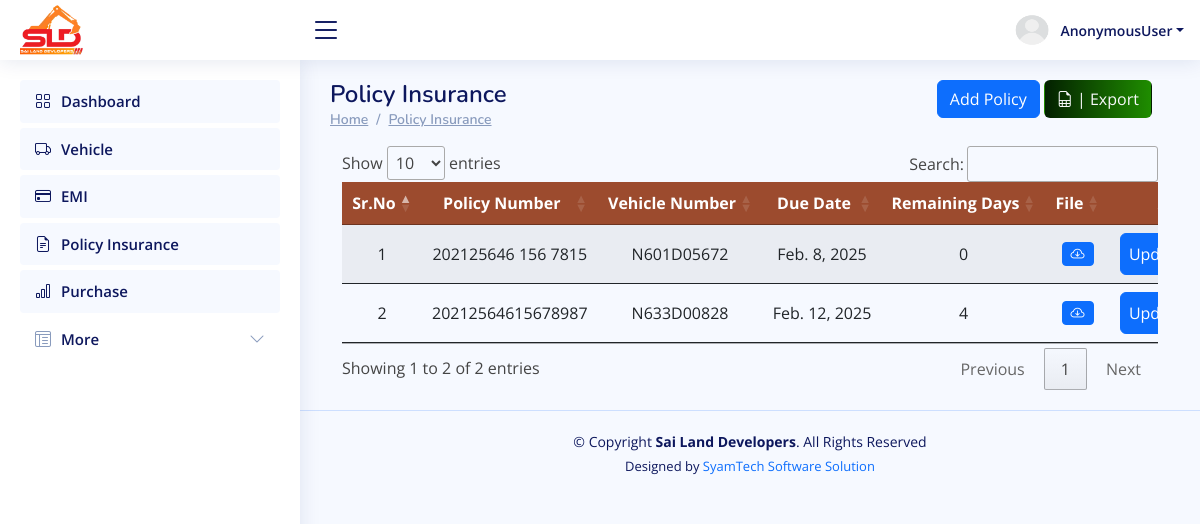
The page /finance/policy_list/ on the database as committed earlier.
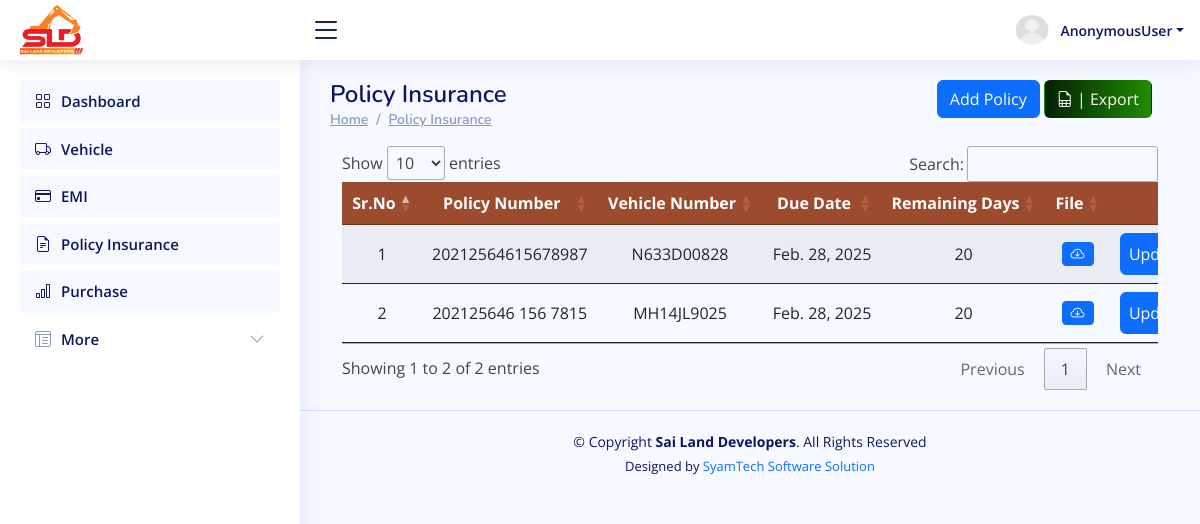
The same page on the database as committed later.
### ERP_Admin/models.py (models this page shows, shortened)
class Policy(models.Model):
    policy_number=models.CharField(max_length=50)
    insurance_company = models.ForeignKey(Insurance_Bank, on_delete=models.CASCADE, related_name='Insurance',null=True, blank=True)
    vehicle = models.ForeignKey(Vehicle, on_delete=models.CASCADE, related_name='policies')
    policy_file = models.FileField(upload_to='policies/' )
    due_date = models.DateField()
    premium_amount=models.BigIntegerField(null=True, blank=True)

class Vehicle(models.Model):
    owner_name = models.CharField(max_length=50,null=True,blank=True)
    model_name = models.ForeignKey(VehicleModel, related_name='vehicle_model_name', null=True, blank=True, on_delete=models.CASCADE)
    vehicle_number = models.CharField(max_length=50, unique=True)
    status=models.CharField(max_length=50, default='active', choices=VEHICLE_STATUS)
    def __str__(self):
        return f"{self.model_name.model_name} ({self.vehicle_number[:-5]} {self.vehicle_number[-4:]})"

### ERP_Finance/views.py (the view)
# urls.py: path('policy_list/', views.policy_list, name='finance_policy_list'),
def policy_list(request):
    policies = Policy.objects.select_related('vehicle').order_by('due_date')
    policy_data = []
    for policy in policies:
        remaining_days = (policy.due_date - date.today()).days
        policy_data.append({
            'policy': policy,
            'remaining_days': remaining_days,
        })
    form = PolicyForm()
    return render(request, 'finance_policy_list.html', {
        'form': form,
        'policies': policy_data,  # Pass the enriched data
    })

### ERP_Finance/forms.py (shortened to what this page needs)
class PolicyForm(forms.ModelForm):
    class Meta:
        model = Policy
        fields = ['policy_number', 'vehicle', 'policy_file', 'due_date', 'insurance_company','premium_amount']
        widgets = {
            'due_date': forms.DateInput(attrs={'type': 'date'}),
        }

### ERP_Admin/models.py (called while the page is built)
    def __str__(self):
        return self.bank_name

### ERP_Finance/templates/finance_policy_list.html (shortened to what this page needs)
{% extends "finance_base.html" %}
{% load crispy_forms_tags %}
{% block content %}
<main id="main" class="main">
    <div class="row">
        <div class="col-sm-6">
            <div class="pagetitle">
                <h1>Policy Insurance</h1>
                <nav>
                <ol class="breadcrumb">
                    <li class="breadcrumb-item"><a href="#">Home</a></li>
                    <li class="breadcrumb-item"><a href="#">Policy Insurance</a></li>
                </ol>
                </nav>
            </div>
        </div>
        <div class="col-sm-6">
            <div class="container" style="max-width:97%;">
                <div class="text-lg-end text-start">
                    <a href="#" class="btn btn-primary" data-toggle="modal" data-target="#model_create_policy"> Add Policy </a>
                    <a href="{% url "export_policy_data" %}" class="btn text-light"  style="background: linear-gradient(90deg, rgb(3, 32, 0) 0%,   rgb(31, 141, 0) 100%);"><i class="bi bi-file-earmark-spreadsheet"></i> | Export</a>
                </div>
            </div>
        </div>
    </div>
    <div class="container">
      <table id="policy_table" class="table table-striped" style="overflow: scroll; width: 100%; min-width: max-content" >
        <thead>
          <tr style="background: #9c4b2e">
            <th scope="col" class="text-center text-white">Sr.No</th>
            <th scope="col" class="text-center text-white">Policy Number</th>
            <th scope="col" class="text-center text-white">Vehicle Number</th>
            <th scope="col" class="text-center text-white">Due Date</th>
            <th scope="col" class="text-center text-white">Remaining Days</th>
            <th scope="col" class="text-center text-white">File</th>
            <th scope="col" class="text-center text-white">Action</th>
          </tr>
        </thead>
        <tbody>
          {% if policies %} {% for r in policies %}
          <tr>
            <td class="text-center">{{ forloop.counter }}</td>
            <td class="text-center">{{ r.policy.policy_number }}</td>
            <td class="text-center">{{ r.policy.vehicle.vehicle_number }}</td>
            <td class="text-center">{{ r.policy.due_date }}</td>
            <td class="text-center">{{ r.remaining_days }}</td>
            <td class="text-center">
                {% if r.policy.policy_file %}
                  <a href="{{ r.policy.policy_file.url }}" target="_blank" class="btn btn-sm btn-primary"> <i class="bi bi-cloud-arrow-down"></i></a>
                {% else %}
                ---
                {% endif %}
            </td>
            <td>
              <center>
                <a href="javascript:void(0);" data-url="{% url 'finance_update_policy' r.policy.id %}" class="btn btn-primary px-2 py-2" onclick="mini_window_2(this)">Update</a>
              </center>
            </td>
          </tr>
          {% endfor %} {% else %}
          <tr>
            <td colspan="6" class="text-center">No Policy Found</td>
          </tr>
          {% endif %}
        </tbody>
      </table>
    </div>
</main>
{% endblock content %}

### ERP_Finance/templates/finance_base.html (shortened to what this page needs)
{% load static %}
<html lang="en">
<head>
    <link href="https://unpkg.com/aos@2.3.1/dist/aos.css" rel="stylesheet">
    <link rel="stylesheet" type="text/css" href="https://cdn.datatables.net/1.11.5/css/jquery.dataTables.min.css">
    <link rel="stylesheet" href="https://cdn.jsdelivr.net/npm/bootstrap-icons@1.10.3/font/bootstrap-icons.css">
</head>
<body>
<header id="header" class="header fixed-top d-flex align-items-center">
    <div class="d-flex align-items-center justify-content-between">
        <a href=" " class="logo d-flex align-items-center">
                <img src="{% static 'img/sld-logo.png' %}" alt="Sai Land Developers - Logo">
        </a>
        <i class="bi bi-list toggle-sidebar-btn"></i>
    </div>
    <nav class="header-nav ms-auto">
        <ul class="d-flex align-items-center">
            <li class="nav-item dropdown pe-3 text-center  ">
                <a class="nav-link nav-profile d-flex align-items-center pe-0" href="#" data-bs-toggle="dropdown">
                    {% if request.user.profile_photo %}
                    <img src="/media/{{request.user.profile_photo}}" alt="Profile" class="rounded-circle" style="width: 40px; height: 40px;">
                    {% else %}
                    <img src="/media/default-profile.webp" alt="Profile" class="rounded-circle"  style="width: 40px; height: 40px;">
                    {% endif %}
                    <span class="d-none d-md-block dropdown-toggle ps-2">{{request.user}}</span>
                </a>
            </li>
        </ul>
    </nav>
</header>
<aside id="sidebar" class="sidebar">
    <ul class="sidebar-nav" id="sidebar-nav">
        <li class="nav-item">
            <a class="nav-link" href="{% url 'finance_dashboard' %}">
                <i class="bi bi-grid"></i>
                <span>Dashboard</span>
            </a>
        </li>
        <li class="nav-item">
            <a class="nav-link" href="{% url 'finance_vehicle_list' %}">
                <i class="bi bi-truck"></i>
                <span>Vehicle</span>
            </a>
        </li>
        <li class="nav-item">
            <a class="nav-link" href="{% url 'finance_emi_list' %}">
                <i class="bi bi-credit-card"></i>
                <span>EMI</span>
            </a>
        </li>
        <li class="nav-item">
            <a class="nav-link" href="{% url 'finance_policy_list' %}">
                <i class="bi bi-file-earmark-text"></i>
                <span>Policy Insurance</span>
            </a>
        </li>
        <li class="nav-item">
            <a class="nav-link" href="{% url 'finance_purchase_list' %}">
                <i class="bi bi-bar-chart"></i>
                <span>Purchase</span>
            </a>
        </li>
        <li class="nav-item">
            <a class="nav-link collapsed" data-bs-target="#tables-nav" data-bs-toggle="collapse" href="#">
              <i class="bi bi-layout-text-window-reverse"></i><span>More</span><i class="bi bi-chevron-down ms-auto"></i>
            </a>
        </li>
    </ul>
</aside>
{% block content %}{% endblock content %}
<footer id="footer" class="footer text-center">
    <div class="copyright">
        &copy; Copyright <strong><span>Sai Land Developers</span></strong>. All Rights Reserved
    </div>
    <div class="credits">
        Designed by <a href="#" style="text-decoration:none;">SyamTech Software Solution</a>
    </div>
</footer>
</body>
<link rel="stylesheet" href="https://cdnjs.cloudflare.com/ajax/libs/selectize.js/0.15.2/css/selectize.min.css"/>
</html>

Rows that differ between the two databases and show on the page:
removed Policy: policy.policy_number "202125646 156 7815", policy.vehicle.vehicle_number "N601D05672", policy.due_date "Feb. 8, 2025", remaining_days "0"
changed Policy (number 1 of 2 on the later page): policy.due_date "Feb. 12, 2025" → "Feb. 28, 2025"; remaining_days "4" → "20"
added Policy: policy.policy_number "202125646 156 7815", policy.vehicle.vehicle_number "MH14JL9025", policy.due_date "Feb. 28, 2025", remaining_days "20"
